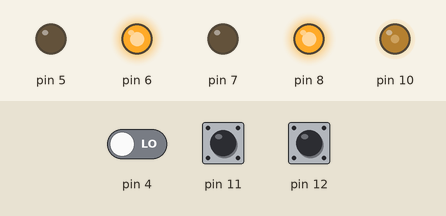
Bench run of a sketch on a simulated Arduino Pro Mini, built with avr-gcc and run on an emulated ATmega328P. Parts: output pins drawn as LEDs (lit = HIGH). Inputs (shaded band) come from the test bench; at power-on: pin 12 HIGH, pin 4 LOW, pin 11 HIGH. Pins used as bus, display or sensor lines are not drawn.

Above: at 1.6 s.
1.7 s: pin 12 pulled LOW for 0.15 s
At 2.6 s:
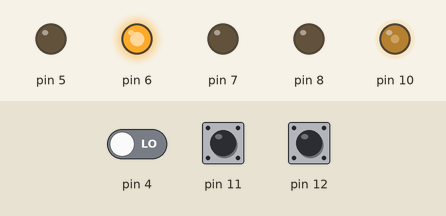
3.3 s: pin 12 pulled LOW for 1 s
At 4.1 s:
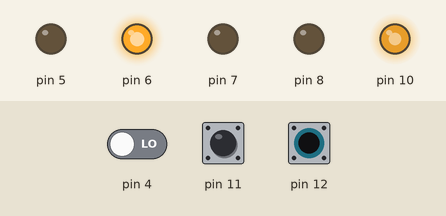
5.8 s: pin 12 pulled LOW for 3.2 s
At 11.5 s:
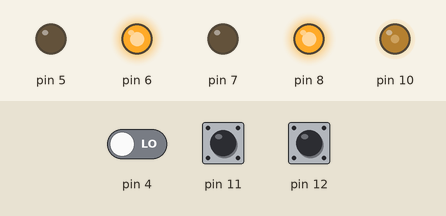
Timing chart, 0 to 13.0 s (numbered marks = the images above; inputs shaded):
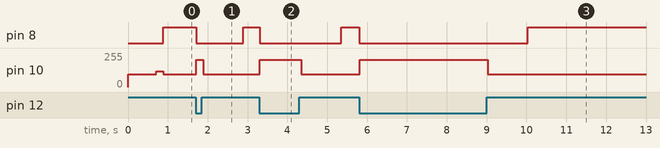

The sketch:

Core-26.11.ino
```cpp
 ////Core Blaster Controller Firmware
 ////Version 26.11 [DEVELOPMENTAL]
 ////by torukmakto4
 ////..DZ Industries
 ////This is part of
 ////PROJECT T19
 ////Forever Open - Forever Independent

 ////Project T19 and this Software (DZ Core) are released under the Creative Commons BY-NC 4.0 license.
 ////https://creativecommons.org/licenses/by-nc/4.0/

 ////This targets:
 ////Core Backplane
 ////processor card - Arduino Pro Mini 5V/16MHz - ATMega328P
 ////bolt driver card - DRV8825 carrier
 ////200s/rev 2 phase hybrid stepper
 ////direct drive scotch yoke bolt, 1 shot per rev
 ////SPST bolt limit switch
 ////SPDT trigger switch

 ////Features:
 ////Intelligent single-trigger blaster control.
 ////Fully configurable STC parameters. Adaptable to any user and hardware kinetics beyond its native blaster.
 ////3-step feed delay scheduling.
 ////Stepper motor bolt drive with true linear velocity ramps and position error auto-recovery.
 ////Power-On Selftest and bolt reset.
 ////Runtime-selectable alternate preset mode - configured stock as "turbo mode" with higher ROF.
 ////400Hz hardware PWM flywheel control.

 ////There is NOT:
 ////Selective fire. That's mostly for people with shitty trigger logic.
 ////Flywheel variable throttle - T-Series blasters have closed loop flywheel drives where speed is configured elsewhere.
 ////ROF live-adjustment, aside from turbo mode.
 ////Really any live-adjustments, or any physical controls except the trigger. You turn it on, you shoot it, and you turn it off.

 ////TBD: make fire() aware of the limit switch and reset its position index OTF on switch low - avoid any "RS style" trailer shots as some cases give,
 ////     when some steps are lost on a sticky round and then we're coming out of fire() with the bolt in an unexpected position.
 ////     OTF bolt stall mitigation rather than on trigger-up - if too many skipped steps are detected while firing (from the above), reverse fast and restrike.
 ////     Adaptively adjust bolt speed based on step loss events - perhaps have an adaptive bolt speed mode in which we learn the gun's limits during use,
 ////     and save that to EEPROM.

 ////changelog of the new era:
 ////04-28-18 - adjust delay parameters - for possible startup weirdness, and more reliable full velocity
 ////           add new speedier bolt drive commutate()
 ////           increase length of selftest wheel drive blip for reliable rotation with aforementioned startup weirdness (component variation)
 ////           implement turbo mode - hold trigger down when booting to activate
 ////05-01-18 - implement 3 stage feed delay. Tweak base feed delay to better account for nonideal flywheel drive tuning and hardware.
 ////           Better comment feed delay scheduling strategy and tuning.
 ////           Take a crack at running turbo mode at 14.2rps since the 13.8 was VERY solid.
 ////           Give user "knob" variables for the recent shot window and new driveStarted window, and dissociate recent shot window from bolt motor current shutoff.
 ////           Give a user "knob" variable for the bolt motor current shutoff delay after firing.
 ////05-04-18 - Adjust feed delay schedules - bump up base for even more reliable 100% velocity first shots.
 ////           Increase driveCoastTimes to account for real Hy-Con parts and recentShotTimes to account for hard closed-loop accels at high rpm,
 ////           and make both corresponding reductions more aggressive.
 ////           Decrease Turbo ROF to 13.8 due to some stalling on sticky old darts. (Can you tell the difference between 14.2 and 13.8?)
 ////           Selftest blip wheel motors with low duty, no need make noise and waste energy.
 ////11-29-18 - Add license information to file.
 ////           Update version to 26.11

 ////This uses the per-cycle lightweight calculation of stepper commutation period described in
 ////http://hwml.com/LeibRamp.pdf

 ////This is free and open source software.
 ////Eywa has been made aware of this fact.
 ////You will not get far, should you try to commercialize it.


 //FEED DELAY PARAMETERS
 //The Core single-trigger control delay schedule is implemented as 5 distinct values:
 //  * A base feed delay
 //  * 2 compensation values (delay REDUCTIONS) for the main conditions that warrant LESS feed delay:
 //    * The drives are turning at quite high speed after a recent shot - reaccel to setpoint will be very fast
 //    * The drives are turning at sufficient speed that rotor angle is known and current will be applied immediately, but most of the acceleration remains to be done
 //  * 2 time windows that predict these conditions.
 //
 //****** The compensations DO NOT stack, EITHER ONE of them is applied to feedDelayBase at a time.
 //
 //Adjust feedDelayBase:
 //  Down if you have overly laggy cold-start shot lock time.
 //  Up if you have low or inconsistent cold-start shot velocity.
 //Adjust recentShotCompensation:
 //  Up (reduces delay) if you want snappier followup shots within recentShotTime.
 //  Down (increases delay) if inconsistent/low followups, or if you find that lock time is too variable from cold-start to rapid followup.
 //Adjust driveStartedCompensation:
 //  Up (reduces delay) for snappier shots when wheels are still turning but after recentShotTime is over.
 //  Down (increases delay) if low/inconsistent shots under this condition.
 //Adjust recentShotTime:
 //  Up to make recentShotCompensation apply for a longer window after firing, down for shorter. (This depends on your recentShotCompensation value what is appropriate.)
 //Adjust driveCoastTime:
 //  Up if you find feedDelayBase is being enforced when the wheels are still consistently turning/motors being tracked
 //  (i.e. no red desync warning lights will have flashed on the controllers at the end of coastdown, if your controllers have LEDs supported by SimonK)
 //  Down if you find that the drives can get caught cold-starting the motors without being given the full feedDelayBase to start AND accelerate.
 //
 //Additionally: There are duplicates of all these parameters that are separately configurable for turbo mode.
 //This is not only a function of the bolt speed being different, thus mechanically shifting the delays,
 //but of the expected difference of use-case for turbo mode.
 //How you doctor your delay schedules for turbo mode is up to how you use turbo mode.
 //
 //Restrictions:
 //driveStartedCompensation and recentShotCompensation MUST be less than or equal to feedDelayBase (if equal, this commands a feed delay of 0 for that circumstance)
 //driveStartedCompensation should be less than recentShotCompensation to make any sense (inverse causes delay to decrease with increasing time).
 //recentShotTime must be less than driveCoastTime (if not, then recentShotCompensation is never used and we jump straight to driveStartedCompensation).
 //
 //Errata/Oddities:
 //Since the Prototype T19/Model Pandora days and "T18V21"/"T18V22"/Core 24 firmwares, base delay has increased. This is because the bolt(ROF) keeps getting faster,
 //and thus the time length of the ~1/3 cycle between the bolt motion command and the actual dart contact with wheels keeps decreasing. Also,
 //it is because I am trying to get vanilla settings that make most guns run at full velocity "out of the box", whereas I may have cut it very close
 //on my personal builds like the Prototype. And contending with occasional motor controller misbehaviors too.


 int feedDelayBase = 90; //ms
 int feedDelayBaseTurbo = 90; //ms - above when turbo mode is active
 int driveStartedCompensation = 30; //ms - delay reduction when drives ought to be still spinning, and rotor angles being tracked
 int driveStartedCompensationTurbo = 30; //ms - above when turbo mode is active
 int recentShotCompensation = 50; //ms - delay reduction when flywheel speed ought to be "considerable"
 int recentShotCompensationTurbo = 50; //ms - above when turbo mode is active
 int recentShotTime = 1700; //ms - time window after shot in which drive speed ought to be "considerable"
 int recentShotTimeTurbo = 1700; //ms - above when turbo mode is active
 int driveCoastTime = 3000; //ms - time window after shot in which drives should have enough speed for BEMF-trackable rotor angle
 int driveCoastTimeTurbo = 3000; //ms - above when turbo mode is active


 //BOLT DRIVE PARAMETERS - don't mess with most of these unless you know what you are doing, EXCEPT:
 //runSpeed and runSpeedTurbo are your "knobs" for ROF in normal and turbo mode resp. (Note: ROF in rps = 1250/(speed value))
 unsigned long startSpeed = 400; //us (default 400 - leave alone)
 unsigned long shiftSpeed = 150; //us (default 150)
 unsigned long runSpeed   = 110; //us (default 110 - 125 for reliable operation on 3S)
 unsigned long runSpeedTurbo = 90; //us - turbo mode
 double accelPhaseOne = 0.000000253494; //m value for ramp in low speed region
 double accelPhaseTwo = 0.000000180748; //m value for ramp in high speed region
 double decel =         0.000000439063; //m value for hard decel
 int boltShutdownTime = 1000; //ms - post-shot delay after which motor current is turned off

 //state variables section
 bool prevTrigState = 0;
 bool currTrigState = 0;
 unsigned long lastTriggerUp = 0;
 int delayReduction = 0;
 int stepsToGo;
 bool firstRun = 1;
 bool boltHomed = 0;
 double currSpeed = startSpeed; //to be used by fire() to be aware of motor speed from last run and mate speed ramp to that
 double stepdelay; //us
 int selftestStepCounter = 0;
 int selftestCycleCounter = 0;
 int turboMode = 0; //flag for mostly future use

 void commutate(double commDelay){
    //function to commutate the stepper once. note- immediate rising edge, trailing delay
    //digitalWrite(3, HIGH);
    PORTD |= 0b00001000;
    delayMicroseconds((unsigned long)(commDelay/2));
    //digitalWrite(3, LOW);
    PORTD = PORTD & 0b11110111;
    delayMicroseconds((unsigned long)(commDelay/2));
}

 bool decelerateBoltToSwitch(){
  //try to gracefully end drivetrain rotation
  //called after the last fire() has returned
  //return true for home and false for not home

  //fire() runs the bolt forward 720 clicks (on 4:1 mode) leaving us 80 to bring it down to ~3rps where we know it can stop instantly and keep position.
  //abort instantly on limit switch low
  stepsToGo = 150;
  stepdelay = currSpeed;
  while((stepsToGo > 0) && (PIND & 0b00010000)){
    commutate(stepdelay);
    if(stepdelay<startSpeed) {stepdelay = stepdelay*(1+decel*stepdelay*stepdelay);}
    stepsToGo--;
  }
  currSpeed = startSpeed;
  boltHomed = 1;
  return !(PIND & 0b00010000);
}

bool reverseBoltToSwitch(){
  //this is called if decelerateBoltToSwitch() returns false
  stepsToGo = 800; //up to a full rev permitted (TBD)
  //set bolt direction reverse
  digitalWrite(2, HIGH);
  //run bolt back at idle speed
  while((PIND & 0b00010000)){
    commutate(startSpeed);
    stepsToGo--;
    if(stepsToGo == 0){
      //ran out of angle, die and reset direction
      digitalWrite(2, LOW);
      return false;
    }
  }
  digitalWrite(2, LOW);
  return !(PIND & 0b00010000);
}

void selftest(){
  //somewhat of a placeholder now without much fault detection capability in the hardware... YET.
  //Still does tactile confirmation of the proper operation of all motor drives.
  //You should get when booting up:
  //Bolt motor: Thunk
  //Flywheel motors (SimonK drive startup): f1 f2 f3, f4f4f4
  //Bolt motor: GRRRR (or GRRRR GRRRR if turbo mode on)
  //Flywheel motors: Vroom! (Both wheels must turn)

  delay(500);
  //Make the bolt motor rumble to confirm it has power/works.
  //note bolt motor current should have been already turned on by the calling function, just like the other bolt-related functions
  selftestCycleCounter = 0;
  while(selftestCycleCounter < 3){
    //do 4 microsteps one direction
    selftestStepCounter = 0;
    digitalWrite(2, LOW);
    while(selftestStepCounter < 4){
      commutate(4500);
      selftestStepCounter++;
    }
    //and do 4 microsteps back the other way
    selftestStepCounter = 0;
    digitalWrite(2, HIGH);
    while(selftestStepCounter < 4){
      commutate(4500);
      selftestStepCounter++;
    }
    selftestCycleCounter++;
  }
  if(turboMode){
    //do a second rumble when turbo active for user feedback
    delay(100);
     selftestCycleCounter = 0;
     while(selftestCycleCounter < 3){
     //do 4 microsteps one direction
     selftestStepCounter = 0;
     digitalWrite(2, LOW);
     while(selftestStepCounter < 4){
       commutate(4500);
       selftestStepCounter++;
     }
     //and do 4 microsteps back the other way
     selftestStepCounter = 0;
     digitalWrite(2, HIGH);
     while(selftestStepCounter < 4){
       commutate(4500);
       selftestStepCounter++;
     }
    selftestCycleCounter++;
    }
  }
  digitalWrite(2, LOW);
  delay(80);
  OCR1B = 290; //command flywheel drive torque
  delay(180); //for a brief blip
  OCR1B = 230; //and then shut them down
}


void fire(){
  //loop called to fire a shot

  //set distance to run bolt forward
  stepsToGo = 720;
  //if continuing a previous instance add 80 steps
  if(!boltHomed) {stepsToGo += 80;}

  //get start point for first ramp
  if(currSpeed < startSpeed){
    //bolt already running
    stepdelay = currSpeed;
  } else {
    //bolt not running
    stepdelay = startSpeed;
  }
  // do first ramp if speed below shiftpoint
  while(stepdelay > shiftSpeed){
      commutate(stepdelay);
      stepdelay = stepdelay*(1-accelPhaseOne*stepdelay*stepdelay);
      stepsToGo--;
  }
  //do second speed ramp if speed above shift but below running speed
  while(stepdelay > runSpeed){
    commutate(stepdelay);
    stepdelay = stepdelay*(1-accelPhaseTwo*stepdelay*stepdelay);
    stepsToGo--;
  }
  //do constant speed run until out of steps
  while(stepsToGo > 0){
    commutate(stepdelay);
    stepsToGo--;
  }
  currSpeed = stepdelay;
  boltHomed = 0;
}

void setup(){

  //pin 11 and 12 trigger switch
  //11 outside connector pin (default high)
  //12 inside connector pin (default low)
  pinMode(11, INPUT_PULLUP);
  pinMode(12, INPUT_PULLUP);

  //pin 10 flywheel motor controller PWM throttle signal
  pinMode(10, OUTPUT);
  //fast PWM prescaler 64 (250kHz)
  TCCR1A = _BV(COM1B1) | _BV(WGM11);
  TCCR1B = _BV(WGM13) | _BV(WGM12) | _BV(CS11) | _BV(CS10);
  ICR1 = 624; //400Hz
  OCR1B = 230; //write 920us low throttle

  //bolt drive hardware
  //DRV8825 stepper driver card
  //pin 2: direction
  pinMode(2, OUTPUT);
  //drive low
  digitalWrite(2, LOW);
  //pin 3: step
  pinMode(3, OUTPUT);
  //pin 4: bolt limit switch (pullup)
  pinMode(4, INPUT);
  //pin 5,6,7: microstep mode select M2,M1,M0
  pinMode(5, OUTPUT);
  pinMode(6, OUTPUT);
  pinMode(7, OUTPUT);
  //pin 8: enable
  pinMode(8, OUTPUT);
  //turn motor current off
  digitalWrite(8, HIGH);

  //configure stepper driver parameters
  //test config 4:1 microstep. TBD
  digitalWrite(5, LOW);
  digitalWrite(6, HIGH);
  digitalWrite(7, LOW);

}

void loop(){
  if(firstRun) {
    //catch trigger down at boot (turbo mode requested)
    if(digitalRead(11) && !digitalRead(12)) {
      //enable turbo mode
      //set flag
      turboMode = 1;
      //
      //bolt run speed
      runSpeed = runSpeedTurbo;
      //feed delay base
      feedDelayBase = feedDelayBaseTurbo;
      //recent shot comp
      recentShotCompensation = recentShotCompensationTurbo;
      //drive-started comp
      driveStartedCompensation = driveStartedCompensationTurbo;
      //recent shot time
      recentShotTime = recentShotTimeTurbo;
      //drive coast time
      driveCoastTime = driveCoastTimeTurbo;
      //trap loop - hangs if trigger down, requires trigger release to continue boot and prevents firing shots
      //Note: This also idiotproofs if someone plugs the trigger cable in backwards causing a constant trigger-down input.
      while(digitalRead(11) && !digitalRead(12)) {delay(5);}
    }
    ////continue startup
    //do selftest and then force bolt home from unknown state
    //turn bolt motor current on
    digitalWrite(8, LOW);
    //avoid undefined 8825 behavior
    delay(20);
    //do selftest routine
    selftest();
    //reestablish bolt home position
    reverseBoltToSwitch();
    //turn motor current off
    digitalWrite(8, HIGH);
    //clear flag
    firstRun = 0;
  }

  //initial debounce on trigger from idle state. Safety measure.
  prevTrigState = currTrigState;
  currTrigState = (digitalRead(11) && !digitalRead(12));
  if(currTrigState && prevTrigState){
    //turn motor current on
    digitalWrite(8, LOW);
    //start flywheels
    OCR1B = 500; //go
    //wait for motor acceleration per delay schedule
    delay(feedDelayBase - delayReduction);
    //now that we will have just fired, apply recent shot comp
    delayReduction = recentShotCompensation;
    fire();
    //first sealed-in shot is over. Check trigger *quickly* for downness, fire again and again while down.
    while((PINB & 0b00001000) && !(PINB & 0b00010000)){
     fire();
    }
    if(!decelerateBoltToSwitch()) {reverseBoltToSwitch();}
    lastTriggerUp = millis();
    /*{
    OCR1B = 230; //shutdown
    delay(1699);
    if((millis() - lastTriggerUp)>boltShutdownTime){
      //turn bolt motor current off
      digitalWrite(8, HIGH);
    }

    delayReduction = recentShotCompensation;

    //turn motor current on
    digitalWrite(8, LOW);
    //start flywheels
    OCR1B = 500; //go
    //wait for motor acceleration per delay schedule
    delay(feedDelayBase - delayReduction);
    //now that we will have just fired, apply recent shot comp
    delayReduction = recentShotCompensation;
    fire();
    //first sealed-in shot is over. Check trigger *quickly* for downness, fire again and again while down.
    while((PINB & 0b00001000) && !(PINB & 0b00010000)){
     fire();
    }
    if(!decelerateBoltToSwitch()) {reverseBoltToSwitch();}
    lastTriggerUp = millis();
  } */
  } else {
    OCR1B = 230; //shutdown
    if((millis() - lastTriggerUp)>boltShutdownTime){
      //turn bolt motor current off
      digitalWrite(8, HIGH);
    }
    //feed delay management section
    if((millis() - lastTriggerUp)>recentShotTime){
      //"considerable" wheel speed is over, but rotor angle should not have been lost yet
      delayReduction = driveStartedCompensation;
    }

    if((millis() - lastTriggerUp)>driveCoastTime){
      //consider as 0 rpm cold start and reset to base feed delay
      delayReduction = 0;
    }
  }
  delay(5);
}
```

Measured:
- after the input at 1.7 s, pin 8: HIGH → LOW at once, → HIGH 1.2 s later; pin 10: 94/255 → 204/255 at once, → 94/255 0.18 s later
- after the input at 3.3 s, pin 8: HIGH → LOW at once, → HIGH 2.0 s later; pin 10: 94/255 → 204/255 at once, → 94/255 1.0 s later
- after the input at 5.8 s, pin 8: HIGH → LOW at once, → HIGH 4.2 s later; pin 10: 94/255 → 204/255 at once, → 94/255 3.2 s later
